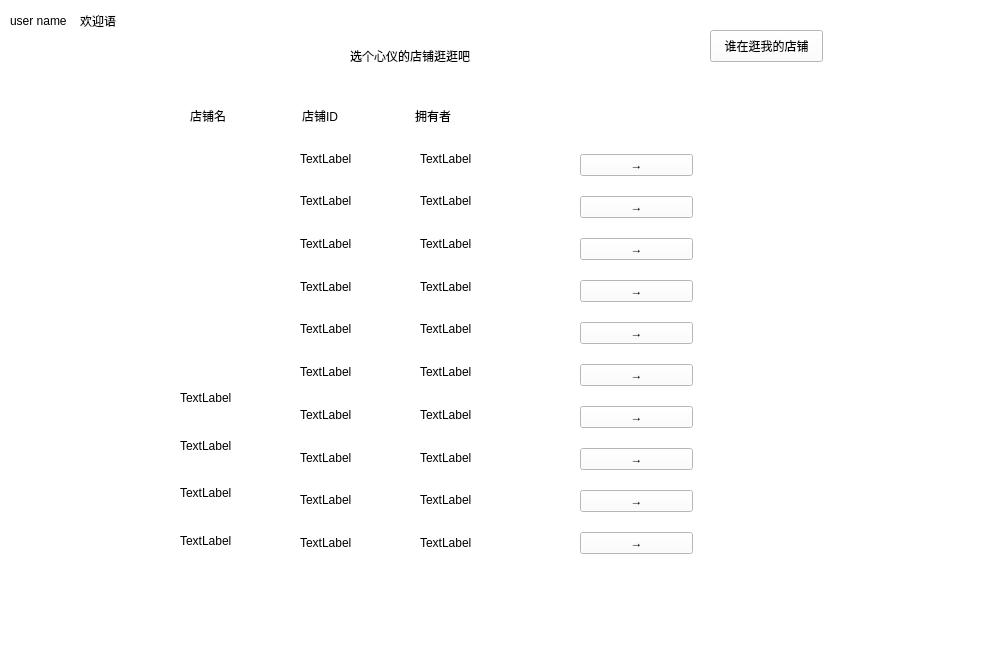
<?xml version="1.0" encoding="UTF-8"?>
<ui version="4.0">
 <class>Form</class>
 <widget class="QWidget" name="Form">
  <property name="geometry">
   <rect>
    <x>0</x>
    <y>0</y>
    <width>981</width>
    <height>646</height>
   </rect>
  </property>
  <property name="windowTitle">
   <string>Form</string>
  </property>
  <property name="styleSheet">
   <string notr="true">background:white;
</string>
  </property>
  <widget class="QLabel" name="label">
   <property name="geometry">
    <rect>
     <x>350</x>
     <y>20</y>
     <width>131</width>
     <height>71</height>
    </rect>
   </property>
   <property name="text">
    <string>选个心仪的店铺逛逛吧</string>
   </property>
  </widget>
  <widget class="QLabel" name="label_2">
   <property name="geometry">
    <rect>
     <x>10</x>
     <y>10</y>
     <width>81</width>
     <height>21</height>
    </rect>
   </property>
   <property name="text">
    <string>user name</string>
   </property>
  </widget>
  <widget class="QLabel" name="label_3">
   <property name="geometry">
    <rect>
     <x>80</x>
     <y>10</y>
     <width>81</width>
     <height>21</height>
    </rect>
   </property>
   <property name="text">
    <string>欢迎语</string>
   </property>
  </widget>
  <widget class="QPushButton" name="pushButton_9">
   <property name="geometry">
    <rect>
     <x>710</x>
     <y>30</y>
     <width>113</width>
     <height>32</height>
    </rect>
   </property>
   <property name="text">
    <string>谁在逛我的店铺</string>
   </property>
  </widget>
  <widget class="QWidget" name="layoutWidget">
   <property name="geometry">
    <rect>
     <x>180</x>
     <y>140</y>
     <width>77</width>
     <height>421</height>
    </rect>
   </property>
   <layout class="QVBoxLayout" name="verticalLayout_2">
    <item>
     <widget class="QLabel" name="shop_name_1">
      <property name="text">
       <string/>
      </property>
     </widget>
    </item>
    <item>
     <widget class="QLabel" name="shop_name_2">
      <property name="text">
       <string/>
      </property>
     </widget>
    </item>
    <item>
     <widget class="QLabel" name="shop_name_3">
      <property name="text">
       <string/>
      </property>
     </widget>
    </item>
    <item>
     <widget class="QLabel" name="shop_name_5">
      <property name="text">
       <string/>
      </property>
     </widget>
    </item>
    <item>
     <widget class="QLabel" name="shop_name_4">
      <property name="text">
       <string/>
      </property>
     </widget>
    </item>
    <item>
     <widget class="QLabel" name="shop_name_6">
      <property name="text">
       <string>TextLabel</string>
      </property>
     </widget>
    </item>
    <item>
     <widget class="QLabel" name="shop_name_7">
      <property name="text">
       <string>TextLabel</string>
      </property>
     </widget>
    </item>
    <item>
     <widget class="QLabel" name="shop_name_8">
      <property name="text">
       <string>TextLabel</string>
      </property>
     </widget>
    </item>
    <item>
     <widget class="QLabel" name="shop_name_9">
      <property name="text">
       <string>TextLabel</string>
      </property>
     </widget>
    </item>
   </layout>
  </widget>
  <widget class="QWidget" name="layoutWidget">
   <property name="geometry">
    <rect>
     <x>300</x>
     <y>140</y>
     <width>62</width>
     <height>421</height>
    </rect>
   </property>
   <layout class="QVBoxLayout" name="verticalLayout_3">
    <item>
     <widget class="QLabel" name="shop_id_1">
      <property name="text">
       <string>TextLabel</string>
      </property>
     </widget>
    </item>
    <item>
     <widget class="QLabel" name="shop_id_2">
      <property name="text">
       <string>TextLabel</string>
      </property>
     </widget>
    </item>
    <item>
     <widget class="QLabel" name="shop_id_3">
      <property name="text">
       <string>TextLabel</string>
      </property>
     </widget>
    </item>
    <item>
     <widget class="QLabel" name="shop_id_4">
      <property name="text">
       <string>TextLabel</string>
      </property>
     </widget>
    </item>
    <item>
     <widget class="QLabel" name="shop_id_5">
      <property name="text">
       <string>TextLabel</string>
      </property>
     </widget>
    </item>
    <item>
     <widget class="QLabel" name="shop_id_6">
      <property name="text">
       <string>TextLabel</string>
      </property>
     </widget>
    </item>
    <item>
     <widget class="QLabel" name="shop_id_7">
      <property name="text">
       <string>TextLabel</string>
      </property>
     </widget>
    </item>
    <item>
     <widget class="QLabel" name="shop_id_8">
      <property name="text">
       <string>TextLabel</string>
      </property>
     </widget>
    </item>
    <item>
     <widget class="QLabel" name="shop_id_9">
      <property name="text">
       <string>TextLabel</string>
      </property>
     </widget>
    </item>
    <item>
     <widget class="QLabel" name="shop_id_10">
      <property name="text">
       <string>TextLabel</string>
      </property>
     </widget>
    </item>
   </layout>
  </widget>
  <widget class="QWidget" name="layoutWidget">
   <property name="geometry">
    <rect>
     <x>420</x>
     <y>140</y>
     <width>62</width>
     <height>421</height>
    </rect>
   </property>
   <layout class="QVBoxLayout" name="verticalLayout_4">
    <item>
     <widget class="QLabel" name="shop_owner_2">
      <property name="text">
       <string>TextLabel</string>
      </property>
     </widget>
    </item>
    <item>
     <widget class="QLabel" name="shop_owner_6">
      <property name="text">
       <string>TextLabel</string>
      </property>
     </widget>
    </item>
    <item>
     <widget class="QLabel" name="shop_owner_3">
      <property name="text">
       <string>TextLabel</string>
      </property>
     </widget>
    </item>
    <item>
     <widget class="QLabel" name="shop_owner_4">
      <property name="text">
       <string>TextLabel</string>
      </property>
     </widget>
    </item>
    <item>
     <widget class="QLabel" name="shop_owner_5">
      <property name="text">
       <string>TextLabel</string>
      </property>
     </widget>
    </item>
    <item>
     <widget class="QLabel" name="shop_owner_7">
      <property name="text">
       <string>TextLabel</string>
      </property>
     </widget>
    </item>
    <item>
     <widget class="QLabel" name="shop_owner_8">
      <property name="text">
       <string>TextLabel</string>
      </property>
     </widget>
    </item>
    <item>
     <widget class="QLabel" name="shop_owner_9">
      <property name="text">
       <string>TextLabel</string>
      </property>
     </widget>
    </item>
    <item>
     <widget class="QLabel" name="shop_owner_10">
      <property name="text">
       <string>TextLabel</string>
      </property>
     </widget>
    </item>
    <item>
     <widget class="QLabel" name="shop_owner_11">
      <property name="text">
       <string>TextLabel</string>
      </property>
     </widget>
    </item>
   </layout>
  </widget>
  <widget class="QWidget" name="layoutWidget">
   <property name="geometry">
    <rect>
     <x>580</x>
     <y>140</y>
     <width>113</width>
     <height>431</height>
    </rect>
   </property>
   <layout class="QVBoxLayout" name="verticalLayout">
    <item>
     <widget class="QPushButton" name="enter_shop_1">
      <property name="text">
       <string>→</string>
      </property>
     </widget>
    </item>
    <item>
     <widget class="QPushButton" name="enter_shop_2">
      <property name="text">
       <string>→</string>
      </property>
     </widget>
    </item>
    <item>
     <widget class="QPushButton" name="enter_shop_3">
      <property name="text">
       <string>→</string>
      </property>
     </widget>
    </item>
    <item>
     <widget class="QPushButton" name="enter_shop_4">
      <property name="text">
       <string>→</string>
      </property>
     </widget>
    </item>
    <item>
     <widget class="QPushButton" name="enter_shop_5">
      <property name="text">
       <string>→</string>
      </property>
     </widget>
    </item>
    <item>
     <widget class="QPushButton" name="enter_shop_6">
      <property name="text">
       <string>→</string>
      </property>
     </widget>
    </item>
    <item>
     <widget class="QPushButton" name="enter_shop_7">
      <property name="text">
       <string>→</string>
      </property>
     </widget>
    </item>
    <item>
     <widget class="QPushButton" name="enter_shop_8">
      <property name="text">
       <string>→</string>
      </property>
     </widget>
    </item>
    <item>
     <widget class="QPushButton" name="enter_shop_9">
      <property name="text">
       <string>→</string>
      </property>
     </widget>
    </item>
    <item>
     <widget class="QPushButton" name="enter_shop_10">
      <property name="text">
       <string>→</string>
      </property>
     </widget>
    </item>
   </layout>
  </widget>
  <widget class="QWidget" name="">
   <property name="geometry">
    <rect>
     <x>190</x>
     <y>100</y>
     <width>331</width>
     <height>31</height>
    </rect>
   </property>
   <layout class="QHBoxLayout" name="horizontalLayout">
    <item>
     <widget class="QLabel" name="shop_name_head">
      <property name="styleSheet">
       <string notr="true">font: 75 20pt &quot;Heiti SC&quot;;</string>
      </property>
      <property name="text">
       <string>店铺名</string>
      </property>
     </widget>
    </item>
    <item>
     <widget class="QLabel" name="shop_id_head">
      <property name="styleSheet">
       <string notr="true">font: 75 20pt &quot;Heiti SC&quot;;</string>
      </property>
      <property name="text">
       <string>店铺ID</string>
      </property>
     </widget>
    </item>
    <item>
     <widget class="QLabel" name="shop_owner_head">
      <property name="styleSheet">
       <string notr="true">font: 75 20pt &quot;Heiti SC&quot;;</string>
      </property>
      <property name="text">
       <string>拥有者</string>
      </property>
     </widget>
    </item>
   </layout>
  </widget>
 </widget>
 <resources/>
 <connections/>
</ui>
